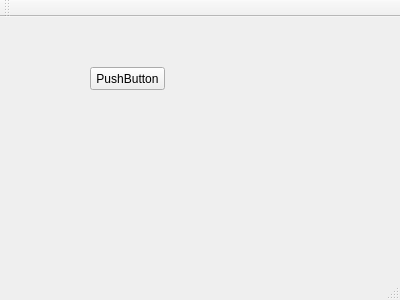
<?xml version="1.0" encoding="UTF-8"?>
<ui version="4.0">
 <class>MainWindow</class>
 <widget class="QMainWindow" name="MainWindow">
  <property name="geometry">
   <rect>
    <x>0</x>
    <y>0</y>
    <width>400</width>
    <height>300</height>
   </rect>
  </property>
  <property name="windowTitle">
   <string>MainWindow</string>
  </property>
  <widget class="QWidget" name="centralWidget">
   <widget class="QPushButton" name="pushButton">
    <property name="geometry">
     <rect>
      <x>90</x>
      <y>50</y>
      <width>75</width>
      <height>23</height>
     </rect>
    </property>
    <property name="text">
     <string>PushButton</string>
    </property>
   </widget>
  </widget>
  <widget class="QMenuBar" name="menuBar">
   <property name="geometry">
    <rect>
     <x>0</x>
     <y>0</y>
     <width>400</width>
     <height>23</height>
    </rect>
   </property>
  </widget>
  <widget class="QToolBar" name="mainToolBar">
   <attribute name="toolBarArea">
    <enum>TopToolBarArea</enum>
   </attribute>
   <attribute name="toolBarBreak">
    <bool>false</bool>
   </attribute>
  </widget>
  <widget class="QStatusBar" name="statusBar"/>
 </widget>
 <layoutdefault spacing="6" margin="11"/>
 <resources/>
 <connections/>
</ui>
